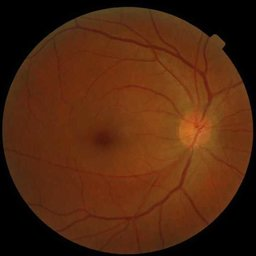
#> input picture images/Rsample1.jpg, 256 x 256 px
$ python -i retinal_lines_generator.py   (imports and definitions only)   (older library calls are emulated)
#> lines starting #> are read from the running program, lines starting #| are printed output that depends on the picture; after the words box and inside, x2 and y2 are one past the last pixel; in counts of white or black regions, pixels touching at a corner belong together
#> further down, picture is the input picture: shape (256, 256, 3); mean B, G, R 15.1, 39, 80.8
import cv2
import numpy as np
import os
import csv
import argparse


def extract_bv(image):
    b,green_fundus,r = cv2.split(image)
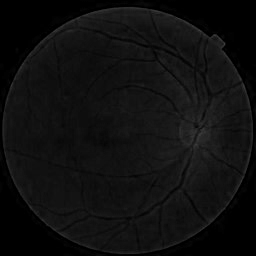
#> b: shape (256, 256); min 0, max 63, mean 15.1
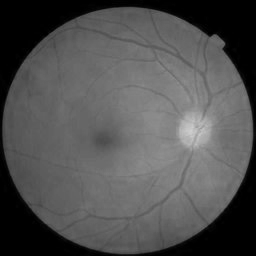
#> r: shape (256, 256); min 0, max 207, mean 80.8
    clahe = cv2.createCLAHE(clipLimit=2.0, tileGridSize=(8,8))
    contrast_enhanced_green_fundus = clahe.apply(green_fundus)

    # applying alternate sequential filtering (3 times closing opening)
    r1 = cv2.morphologyEx(contrast_enhanced_green_fundus, cv2.MORPH_OPEN, cv2.getStructuringElement(cv2.MORPH_ELLIPSE,(5,5)), iterations = 1)
    R1 = cv2.morphologyEx(r1, cv2.MORPH_CLOSE, cv2.getStructuringElement(cv2.MORPH_ELLIPSE,(5,5)), iterations = 1)
    r2 = cv2.morphologyEx(R1, cv2.MORPH_OPEN, cv2.getStructuringElement(cv2.MORPH_ELLIPSE,(11,11)), iterations = 1)
    R2 = cv2.morphologyEx(r2, cv2.MORPH_CLOSE, cv2.getStructuringElement(cv2.MORPH_ELLIPSE,(11,11)), iterations = 1)
    r3 = cv2.morphologyEx(R2, cv2.MORPH_OPEN, cv2.getStructuringElement(cv2.MORPH_ELLIPSE,(23,23)), iterations = 1)
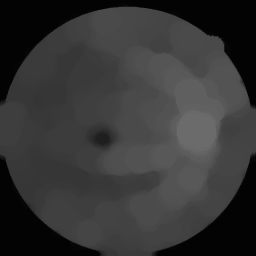
#> r3: shape (256, 256); min 3, max 107, mean 53.2
    R3 = cv2.morphologyEx(r3, cv2.MORPH_CLOSE, cv2.getStructuringElement(cv2.MORPH_ELLIPSE,(23,23)), iterations = 1)
    f4 = cv2.subtract(R3,contrast_enhanced_green_fundus)
    f5 = clahe.apply(f4)

    # removing very small contours through area parameter noise removal
    ret,f6 = cv2.threshold(f5,15,255,cv2.THRESH_BINARY)
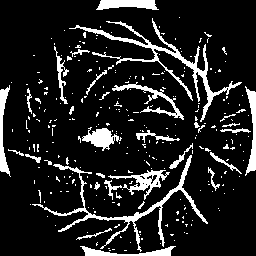
#> f6: shape (256, 256); 13.2% white; 281 white regions (251 under 20 px)
    mask = np.ones(f5.shape[:2], dtype="uint8") * 255
    im2, contours, hierarchy = cv2.findContours(f6.copy(),cv2.RETR_LIST,cv2.CHAIN_APPROX_SIMPLE)
#> contours = 298 contours, 276 with area under 20; largest, box (x1, y1, x2, y2) and area: (69, 18, 242, 122) 1118, (32, 155, 208, 252) 965, (108, 170, 170, 200) 448, (96, 0, 159, 10) 400, (82, 127, 122, 151) 396
    for cnt in contours:
        if cv2.contourArea(cnt) <= 200:
            cv2.drawContours(mask, [cnt], -1, 0, -1)
#> this loop made 298 passes
#> cnt on passes 1 to 3: [[124, 250], [126, 250]], [[109, 250], [110, 250]], [[112, 249], [114, 249]]
#> mask: shape (256, 256); 96.1% white; black in thin lines or dots, all inside (x1, y1, x2, y2) = (8, 17, 251, 251)
    im = cv2.bitwise_and(f5, f5, mask=mask)
    ret,fin = cv2.threshold(im,15,255,cv2.THRESH_BINARY_INV)
#> fin: shape (256, 256); 90.6% white; 13 black regions (2 under 20 px), largest, box (x1, y1, x2, y2) and area: (69, 18, 227, 122) 1562, (32, 155, 208, 252) 1406, (112, 82, 184, 120) 485
    newfin = cv2.erode(fin, cv2.getStructuringElement(cv2.MORPH_ELLIPSE,(3,3)), iterations=1)
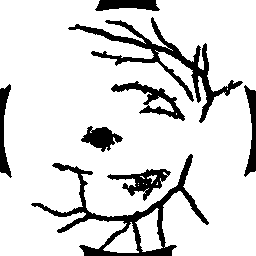
#> newfin: shape (256, 256); 85.9% white; 8 black regions

    xmask = np.ones(image.shape[:2], dtype="uint8") * 255
    x1, xcontours, xhierarchy = cv2.findContours(newfin.copy(),cv2.RETR_LIST,cv2.CHAIN_APPROX_SIMPLE)
#> xcontours = 16 contours, 8 with area under 20; largest, box (x1, y1, x2, y2) and area: (0, 0, 256, 256) 58916, (67, 16, 244, 124) 3142, (110, 80, 186, 122) 936, (106, 168, 172, 202) 920, (135, 208, 163, 252) 655, (80, 125, 124, 153) 645, (103, 222, 139, 253) 494, (147, 175, 157, 184) 22; xhierarchy = 16 rows, first 6: [1, -1, -1, -1], [2, 0, -1, -1], [3, 1, -1, -1], [4, 2, -1, -1], [5, 3, -1, -1], [6, 4, -1, -1]
    for cnt in xcontours:
        shape = "unidentified"
        peri = cv2.arcLength(cnt, True)
        approx = cv2.approxPolyDP(cnt, 0.04 * peri, False)
        if len(approx) > 4 and cv2.contourArea(cnt) <= 3000 and cv2.contourArea(cnt) >= 100:
            shape = "circle"
        else:
            shape = "veins"
        if(shape=="circle"):
            cv2.drawContours(xmask, [cnt], -1, 0, -1)
#> this loop made 16 passes
#> (shape, peri, approx) on passes 1, 3, 4, 5, 6, 7, 12, 13, 14: ('veins', 115.7, [[130, 222], [104, 250], [138, 252], [131, 222]]), ('veins', 0, [[138, 185]]), ('veins', 0, [[146, 184]]), ('veins', 0, [[143, 183]]), ('veins', 0, [[138, 183]]), ('veins', 5.41, [[157, 182], [157, 183], [156, 184], [157, 184]]), ('veins', 2, [[176, 113], [176, 114]]), ('veins', 2, [[227, 88], [227, 89]]), ('veins', 333.1, [[136, 80], [185, 119], [110, 89], [134, 82]])
#> (shape, peri) on passes 2, 8, 9, 10, 11, 15: ('circle', 128.2), ('veins', 9.66), ('veins', 32.38), ('circle', 266.8), ('circle', 159), ('veins', 1158.2)
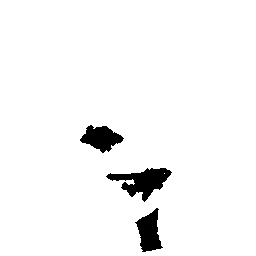
#> xmask: shape (256, 256); 96.3% white; 3 black regions, box (x1, y1, x2, y2) and area: (106, 168, 172, 202) 1021, (135, 208, 163, 252) 711, (80, 125, 124, 153) 707

    finimage = cv2.bitwise_and(newfin,newfin,mask=xmask)
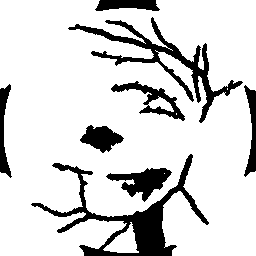
#> finimage: shape (256, 256); 84.2% white; 8 black regions, largest, box (x1, y1, x2, y2) and area: (31, 154, 209, 256) 3537, (68, 17, 243, 123) 2650, (106, 168, 172, 202) 1021
    blood_vessels = cv2.bitwise_not(finimage)
    return blood_vessels

def generate_retinal_lines(pathFolder='./', destinationFolder='./'):
    filesArray = [x for x in os.listdir(pathFolder) if os.path.isfile(os.path.join(pathFolder,x))]
    if not os.path.exists(destinationFolder):
        os.mkdir(destinationFolder)
    for file_name in filesArray:
        file_name_no_extension = os.path.splitext(file_name)[0]
        img = cv2.imread(pathFolder+'/'+file_name)
        result = extract_bv(img)
        cv2.imwrite(os.path.join(destinationFolder,file_name_no_extension)+"_result.png",result)

# [8 lines not run here, left out]


>>> import cv2
>>> picture = cv2.imread('images/Rsample1.jpg')
>>> result = extract_bv(picture)

$ run again, on images/Rsample3.jpeg
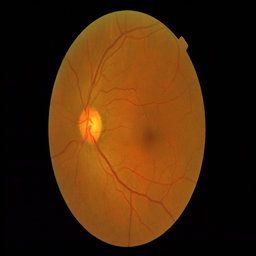
#> input picture images/Rsample3.jpeg, 256 x 256 px
#> picture is the input picture: shape (256, 256, 3); mean B, G, R 10.3, 39.5, 71.9
#> in extract_bv, `ret,f6 = cv2.threshold(f5,15,255,cv2.THRESH_BINARY)`:
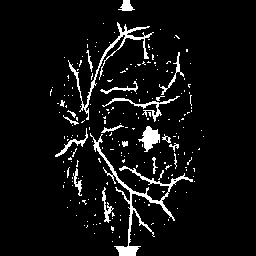
#> f6: shape (256, 256); 6.3% white; 218 white regions (198 under 20 px)
#> contours = 221 contours, 207 with area under 20; largest, box (x1, y1, x2, y2) and area: (90, 133, 193, 256) 788, (68, 22, 154, 120) 398, (138, 126, 160, 152) 258, (102, 96, 180, 122) 159, (55, 128, 88, 157) 95
#> the loop in extract_bv, `for cnt in contours:` made 221 passes
#> cnt on passes 1 to 3: [[112, 241]], [[119, 236], [119, 237]], [[134, 234]]
#> fin: shape (256, 256); 96.7% white; 3 black regions, box (x1, y1, x2, y2) and area: (90, 133, 193, 256) 1176, (68, 22, 154, 120) 690, (138, 126, 160, 152) 300
#> newfin: shape (256, 256); 94.5% white; 3 black regions
#> xcontours = 8 contours, 3 with area under 20; largest, box (x1, y1, x2, y2) and area: (0, 0, 256, 256) 62544, (66, 20, 156, 122) 1564, (136, 124, 162, 154) 424, (148, 184, 168, 200) 178, (105, 38, 123, 58) 37; xhierarchy = [[1, -1, -1, -1], [2, 0, -1, -1], [3, 1, -1, -1], [4, 2, -1, -1], [5, 3, -1, -1], [6, 4, -1, -1], [7, 5, -1, -1], [-1, 6, -1, -1]]
#> the loop in extract_bv, `for cnt in xcontours:` made 8 passes
#> (shape, peri, approx) on passes 2, 3, 5, 6: ('veins', 2, [[174, 180], [175, 180]]), ('veins', 2.83, [[115, 180], [116, 181]]), ('veins', 54.43, [[121, 38], [105, 57], [118, 46], [122, 38]]), ('veins', 2, [[123, 29], [123, 30]])
#> in extract_bv, `finimage = cv2.bitwise_and(newfin,newfin,mask=xmask)`:
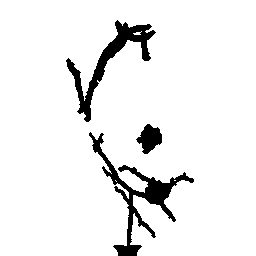
#> finimage: shape (256, 256); 93.3% white; 3 black regions, box (x1, y1, x2, y2) and area: (89, 132, 194, 256) 2161, (66, 20, 156, 122) 1790, (136, 124, 162, 154) 466

$ run again, on images/Rsample4.jpeg
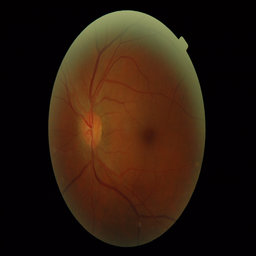
#> input picture images/Rsample4.jpeg, 256 x 256 px
#> picture is the input picture: shape (256, 256, 3); mean B, G, R 13.9, 25.7, 43.3
#> in extract_bv, `ret,f6 = cv2.threshold(f5,15,255,cv2.THRESH_BINARY)`:
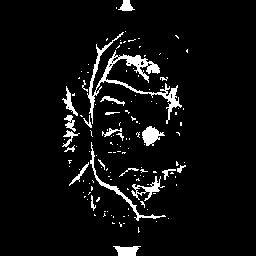
#> f6: shape (256, 256); 5.8% white; 135 white regions (113 under 20 px)
#> contours = 150 contours, 135 with area under 20; largest, box (x1, y1, x2, y2) and area: (87, 32, 182, 124) 988, (90, 142, 166, 221) 237, (142, 126, 165, 146) 220, (131, 176, 165, 201) 196, (113, 246, 141, 256) 162
#> the loop in extract_bv, `for cnt in contours:` made 150 passes
#> cnt on passes 2, 3, 5, 6, 7, 8, 9, 10: [[138, 227], [138, 232], [139, 231], [138, 230]], [[123, 223], [124, 223]], [[112, 222], [112, 223], [114, 223], [113, 223]], [[156, 221]], [[168, 218]], [[123, 216], [124, 216]], [[113, 216], [113, 217]], [[128, 215]]
#> fin: shape (256, 256); 97.1% white; 6 black regions (1 under 20 px), largest, box (x1, y1, x2, y2) and area: (87, 32, 182, 124) 886, (90, 142, 166, 221) 360, (113, 54, 149, 83) 271, (142, 126, 165, 146) 259, (146, 61, 160, 74) 104
#> newfin: shape (256, 256); 95.4% white; 3 black regions
#> xcontours = 14 contours, 10 with area under 20; largest, box (x1, y1, x2, y2) and area: (0, 0, 256, 256) 65025, (85, 30, 184, 126) 2462, (88, 140, 168, 223) 728, (140, 124, 167, 148) 368; xhierarchy = 14 rows, first 6: [1, -1, -1, -1], [2, 0, -1, -1], [3, 1, -1, -1], [4, 2, -1, -1], [5, 3, -1, -1], [6, 4, -1, -1]
#> the loop in extract_bv, `for cnt in xcontours:` made 14 passes
#> (shape, peri, approx) on passes 3, 4, 5, 6, 8, 9, 10: ('veins', 0, [[169, 102]]), ('veins', 6, [[171, 94], [171, 97]]), ('veins', 0, [[169, 90]]), ('veins', 5.66, [[145, 72], [147, 74]]), ('veins', 0, [[138, 64]]), ('veins', 8.83, [[148, 63], [148, 65], [151, 64], [149, 64]]), ('veins', 2, [[128, 63], [129, 63]])
#> after the loop in extract_bv, `for cnt in xcontours:`:
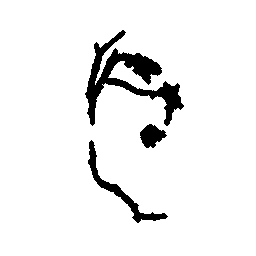
#> xmask: shape (256, 256); 93.9% white; 3 black regions, box (x1, y1, x2, y2) and area: (85, 30, 184, 126) 2770, (88, 140, 168, 223) 849, (140, 124, 167, 148) 403

$ run again, on images/Rsample5.jpeg
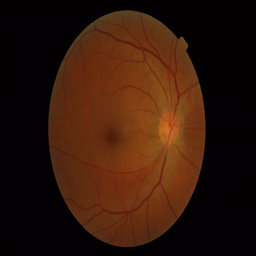
#> input picture images/Rsample5.jpeg, 256 x 256 px
#> picture is the input picture: shape (256, 256, 3); mean B, G, R 10.3, 23.4, 49.5
#> f6: shape (256, 256); 6.5% white; 160 white regions (139 under 20 px)
#> contours = 170 contours, 156 with area under 20; largest, box (x1, y1, x2, y2) and area: (93, 21, 197, 120) 561, (107, 142, 168, 203) 434, (67, 149, 177, 237) 407, (98, 124, 124, 147) 300, (113, 246, 142, 256) 174
#> the loop in extract_bv, `for cnt in contours:` made 170 passes
#> cnt on passes 2 to 4: [[109, 241], [110, 241], [111, 242], [111, 241]], [[134, 240], [133, 241], [135, 241]], [[113, 239]]
#> fin: shape (256, 256); 96.4% white; 5 black regions (1 under 20 px), largest, box (x1, y1, x2, y2) and area: (93, 21, 197, 120) 935, (67, 149, 177, 237) 619, (107, 142, 168, 203) 471, (98, 124, 124, 147) 333
#> newfin: shape (256, 256); 93.9% white; 3 black regions
#> xcontours = 13 contours, 7 with area under 20; largest, box (x1, y1, x2, y2) and area: (0, 0, 256, 256) 65025, (65, 140, 179, 239) 2320, (91, 19, 199, 122) 2054, (96, 122, 126, 149) 451, (113, 174, 133, 183) 65, (135, 170, 145, 180) 31; xhierarchy = 13 rows, first 6: [1, -1, -1, -1], [2, 0, -1, -1], [3, 1, -1, -1], [4, 2, -1, -1], [5, 3, -1, -1], [6, 4, -1, -1]
#> the loop in extract_bv, `for cnt in xcontours:` made 13 passes
#> (shape, peri, approx) on passes 1, 2, 3, 5, 7, 8: ('veins', 0, [[129, 216]]), ('veins', 0, [[126, 185]]), ('veins', 0, [[125, 182]]), ('veins', 31.8, [[144, 170], [135, 173], [141, 179], [144, 172]]), ('veins', 0, [[163, 155]]), ('veins', 0, [[165, 150]])
#> after the loop in extract_bv, `for cnt in xcontours:`:
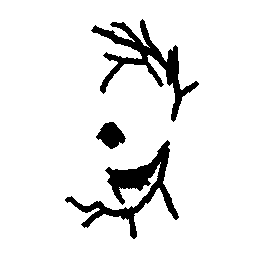
#> xmask: shape (256, 256); 91.6% white; 3 black regions, box (x1, y1, x2, y2) and area: (65, 140, 179, 239) 2627, (91, 19, 199, 122) 2390, (96, 122, 126, 149) 490
